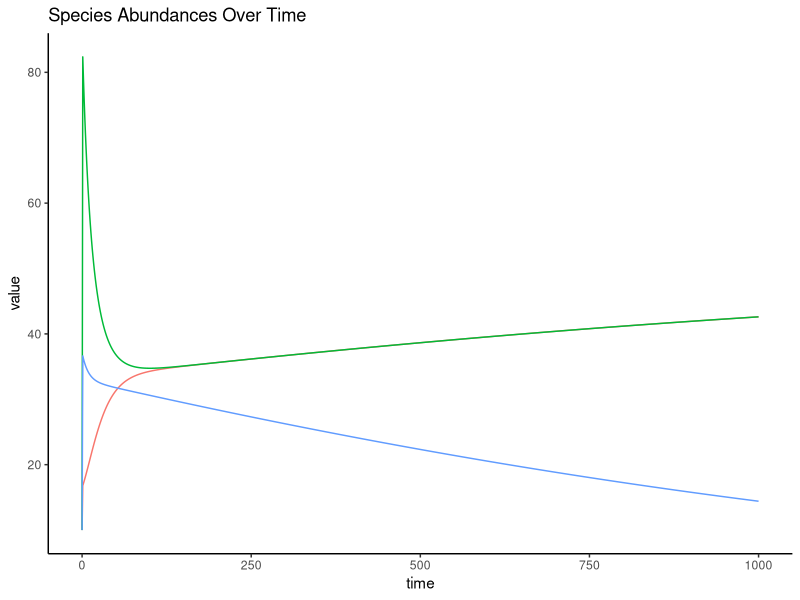
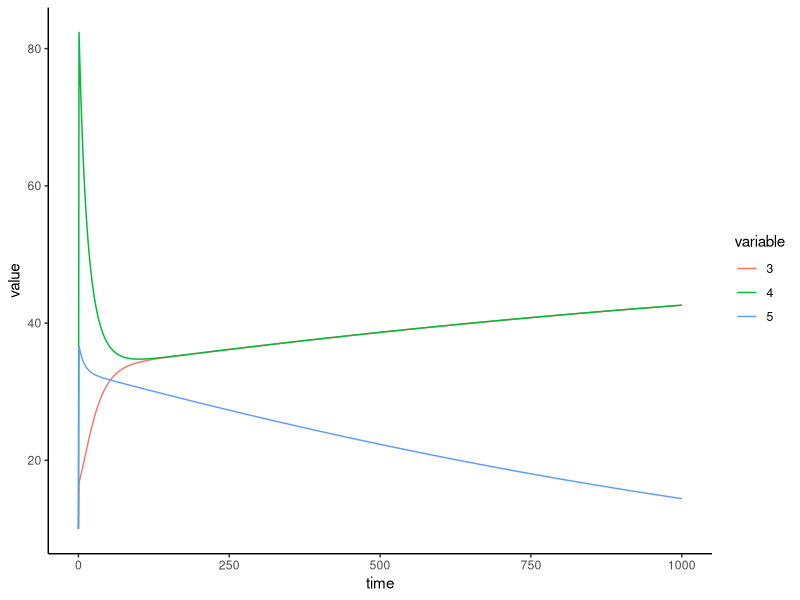

Write the R code that produced these figures, in order.
library(ggplot2)
library(tensor)
library(deSolve)
library(tibble)
library(tidyr)
library(ggplot2)
library(dplyr)
library(reshape2)

m = .1
g = 1
I = 5
E = .2
nspec = 3
nres = 2
init_state = c(10,100,10,10,10)

resources = c(0,1)
traits = c(0,1,.5)
dists = outer(traits, resources, FUN = \(x, y) abs(x - y))
niche_width = .40
#niche_width = .42
C = exp(-(dists)^2 / niche_width)

MacArthur = 
  \(time, y, parms){
    R = with(parms, pmax(0, y[1:nres]))
    N = with(parms, pmax(0, y[(1 + nres):length(y)]))
    dRdt = with(parms, I - E * R - (t(C) %*% N) * R)
    dNdt = with(parms, N * (C %*% R - m))
    return(list(c(dRdt, dNdt)))
  }

sim = ode(y = init_state, times = seq(0, 1000), func = MacArthur, parms = list(m = m,  C = C, I = I, E = E, nspec = nspec, nres = nres))

sim.df = as.data.frame(sim)
abuns.df = sim.df[,c(1,4,5,6)]
abuns.plt.df = melt(abuns.df, id.vars='time')
p <- ggplot(abuns.plt.df, aes(time, value, color = variable)) + geom_line() + theme_classic()
p + labs(title="Species Abundances Over Time") + theme(legend.position = "none")
print(p)
